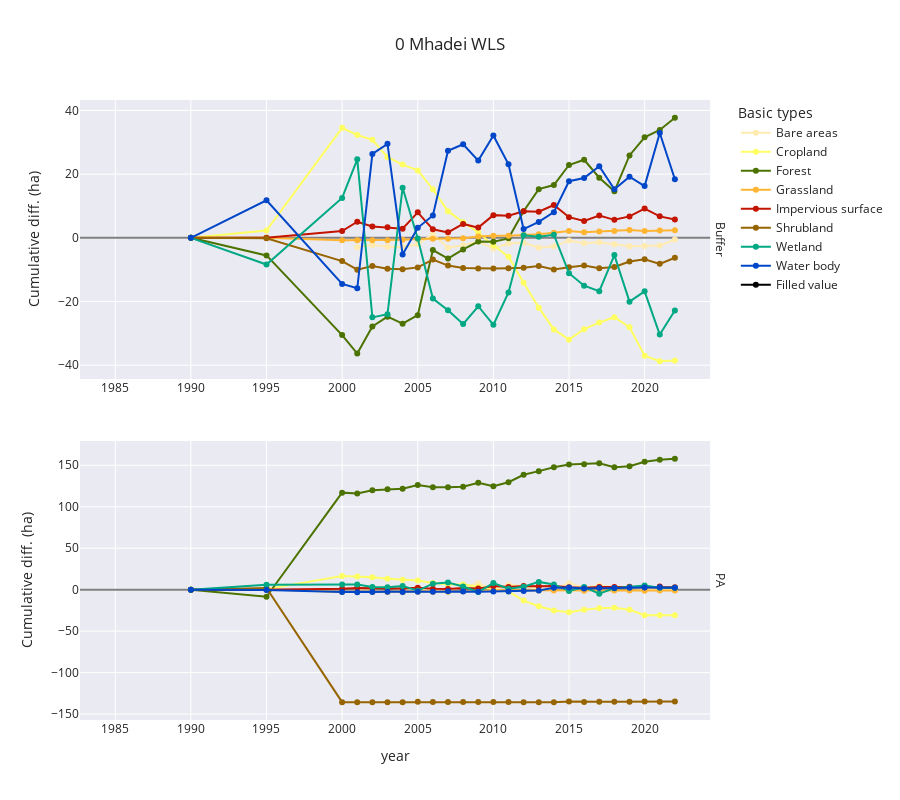
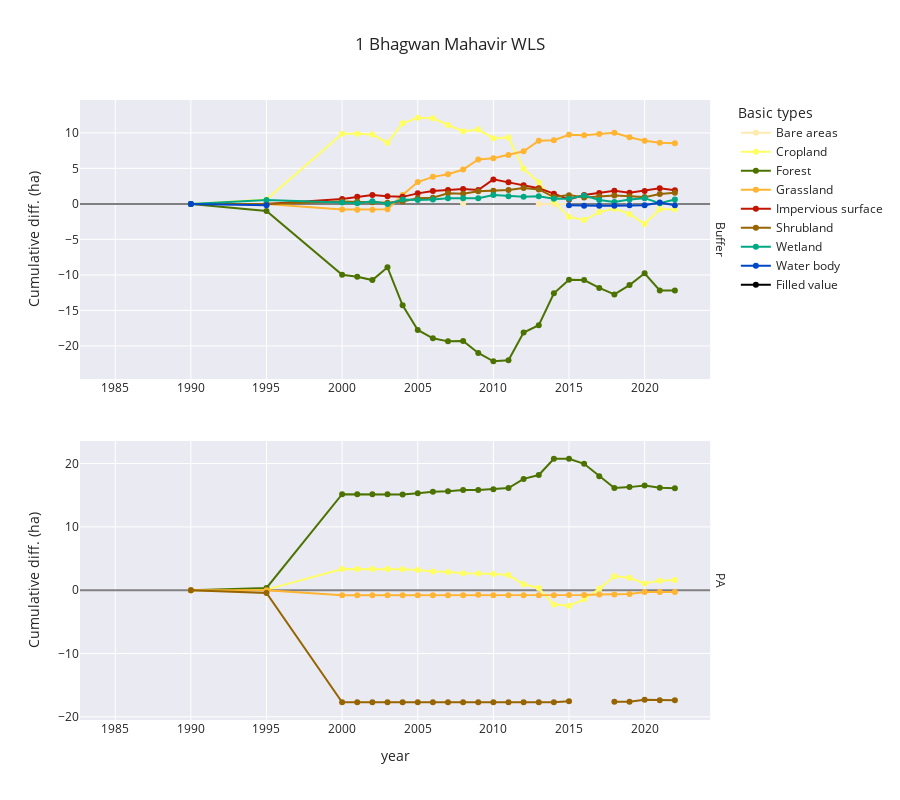
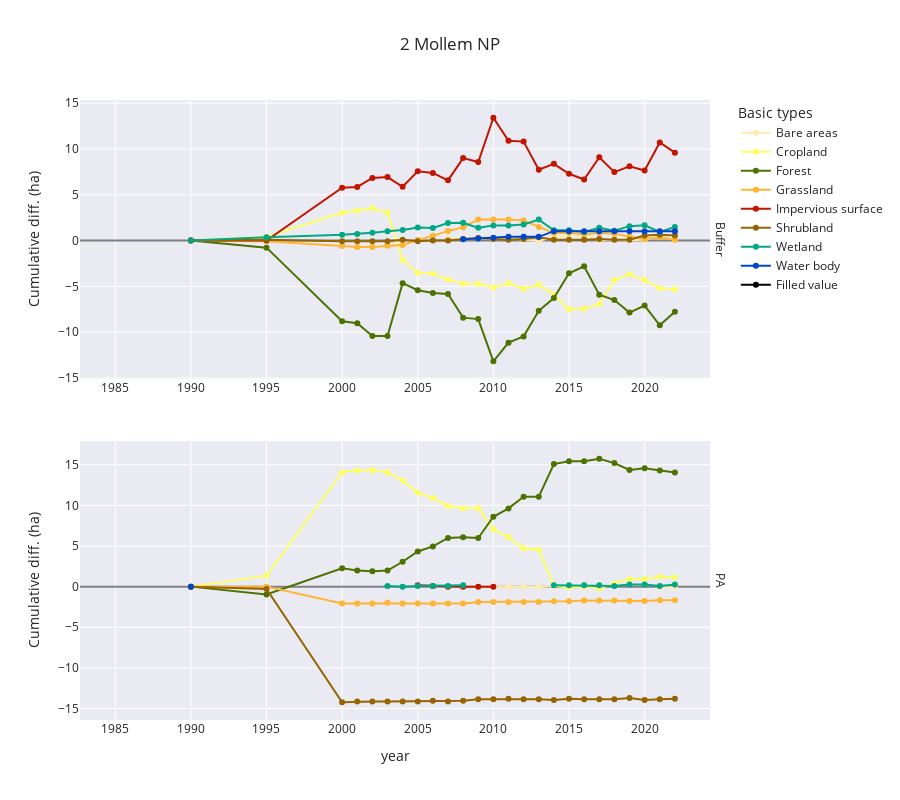
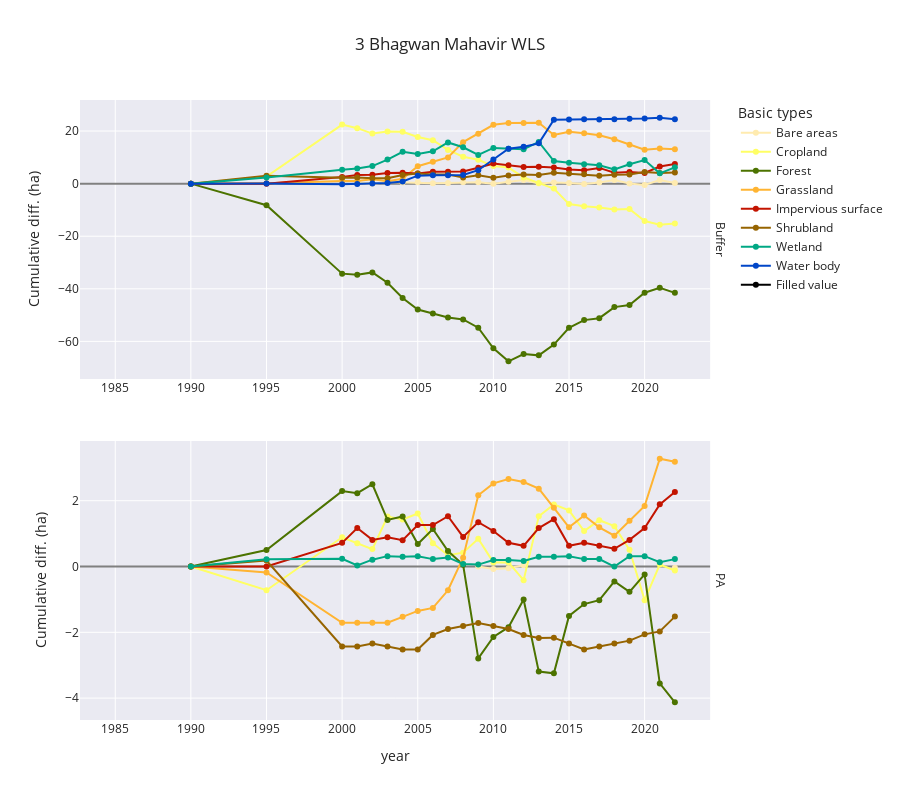

These figures' notebook cell, in order:
### Code cell
import plotly.express as px
pd.options.plotting.backend = "plotly"
# Read in the data
land_cover_area = pd.read_feather('feathers/land_cover_area.feather')
land_cover_types = pd.read_feather('feathers/GLC_FCS30D_landcover_types.feather')

# Aggregate the data along both axes
land_cover_area = land_cover_area.groupby(['esz', 'part', 'year']).sum(min_count=1)
land_cover_area = land_cover_area.T.groupby('basic_id').sum(min_count=1).T

# Convert sq. m to ha
land_cover_area /= 10000

# Get basic classification names and colours for graph legends
lc_names = land_cover_types.groupby('basic_id')['basic_classification_system'].first().to_dict()
lc_names['XXX'] = 'Filled value'

lc_colors = land_cover_types.groupby('basic_classification_system')['basic_color'].first().to_dict()
#lc_colors = {k : tuple([float(x)/255 for x in v]) for k, v in lc_colors.items()}
lc_colors['Filled value'] = (0.0, 0.0, 0.0)

# Get land cover type names
new_names = {k : v for k, v in lc_names.items() if k in land_cover_area.columns.to_list()}
land_cover_area = land_cover_area.rename(columns=new_names)

# Get land cover type colours
group_colors = {k : '#{:02x}{:02x}{:02x}'.format(int(v[0]), int(v[1]), int(v[2])) for k, v in lc_colors.items() if k in land_cover_area.columns.to_list()}

# Drop empty years
land_cover_area = land_cover_area.dropna(axis=0, how='all')

# Group by ESZ and part for individual plots
lc_area_diff_cumsum = land_cover_area.groupby(['esz', 'part'], as_index=False, group_keys=False).transform(lambda part: part.diff().cumsum())

# Loop over ESZ parts,
# plot their cummulative differences,
for name, group in lc_area_diff_cumsum.groupby('esz', as_index=False, group_keys=False):
    df = group.reset_index().drop(columns=['esz']).set_index('year')
    fig = px.line(
        data_frame=df,
        x=df.index,
        y=list(new_names.values()),
        color_discrete_map=group_colors,
        title=' '.join(name.split('_')),
        template='seaborn',
        facet_row=df['part'],
        labels={'index':'year', 'value':'Cumulative diff. (ha)', 'variable':'Basic types'},
        facet_row_spacing=0.1,
        height=800,
        markers=True)
    fig.update_yaxes(matches=None)
    fig.for_each_annotation(lambda a: a.update(text='Buffer' if 'buffer' in a.text else 'PA'))
    fig.for_each_yaxis(lambda y: y.update(showticklabels=True, matches=None, zeroline=True, zerolinewidth=2, zerolinecolor='grey'))
    fig.for_each_xaxis(lambda x: x.update(showticklabels=True, matches=None))
    fig.show()
    print()
